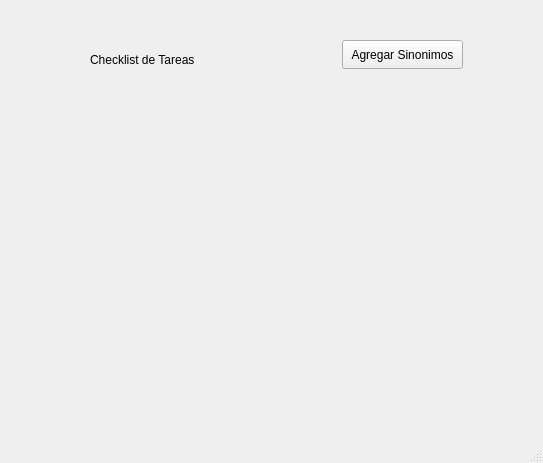
<?xml version="1.0" encoding="UTF-8"?>
<ui version="4.0">
 <class>MainWindow</class>
 <widget class="QMainWindow" name="MainWindow">
  <property name="geometry">
   <rect>
    <x>0</x>
    <y>0</y>
    <width>543</width>
    <height>463</height>
   </rect>
  </property>
  <property name="windowTitle">
   <string>MainWindow</string>
  </property>
  <widget class="QWidget" name="centralwidget">
   <widget class="QPushButton" name="pushButton">
    <property name="geometry">
     <rect>
      <x>342</x>
      <y>40</y>
      <width>121</width>
      <height>29</height>
     </rect>
    </property>
    <property name="text">
     <string>Agregar Sinonimos</string>
    </property>
   </widget>
   <widget class="QLabel" name="label">
    <property name="geometry">
     <rect>
      <x>90</x>
      <y>50</y>
      <width>131</width>
      <height>20</height>
     </rect>
    </property>
    <property name="text">
     <string>Checklist de Tareas</string>
    </property>
   </widget>
   <widget class="QWidget" name="widget" native="true">
    <property name="geometry">
     <rect>
      <x>20</x>
      <y>90</y>
      <width>511</width>
      <height>301</height>
     </rect>
    </property>
    <widget class="QWidget" name="verticalLayoutWidget">
     <property name="geometry">
      <rect>
       <x>0</x>
       <y>0</y>
       <width>511</width>
       <height>301</height>
      </rect>
     </property>
     <layout class="QVBoxLayout" name="taskLayout"/>
    </widget>
   </widget>
  </widget>
  <widget class="QMenuBar" name="menubar">
   <property name="geometry">
    <rect>
     <x>0</x>
     <y>0</y>
     <width>543</width>
     <height>22</height>
    </rect>
   </property>
  </widget>
  <widget class="QStatusBar" name="statusbar"/>
 </widget>
 <resources/>
 <connections/>
</ui>
